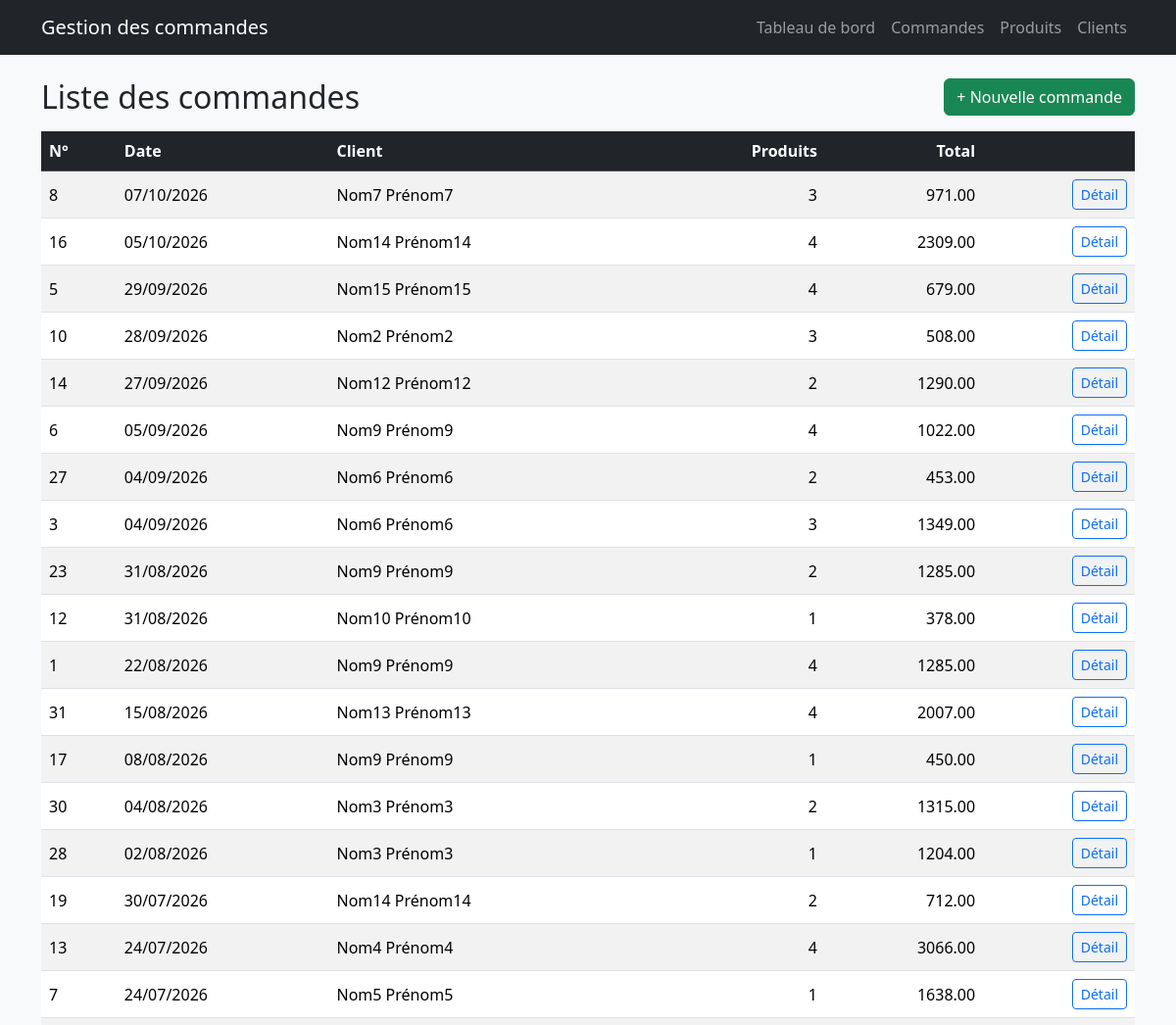
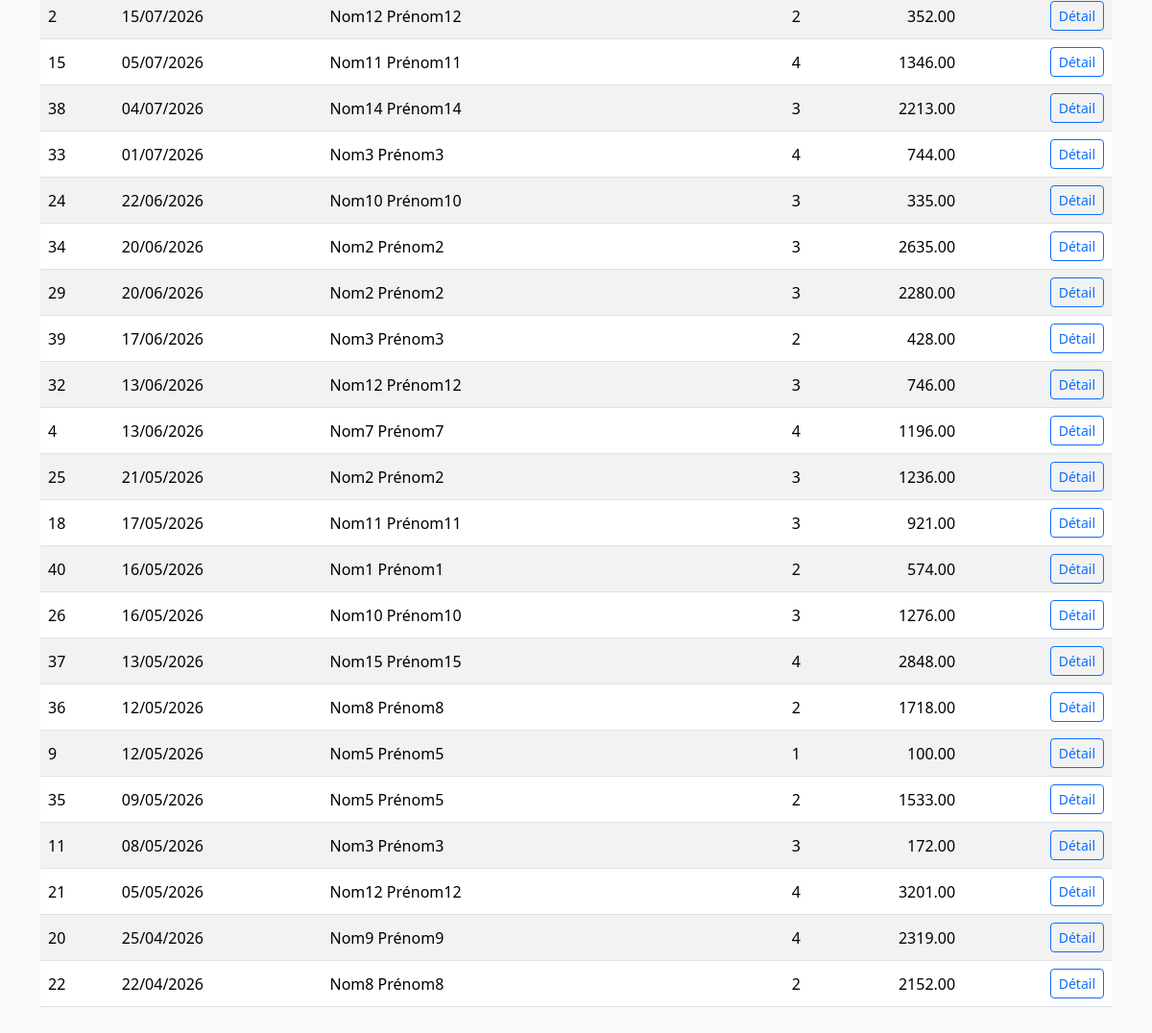
Page /commandes/ on the committed database (2 pictures, top to bottom).
### commandes/models.py (models this page shows, shortened)
class Commande(models.Model):
    idcmd = models.AutoField(primary_key=True)
    datecmd = models.DateField()
    idcli = models.ForeignKey(Client, on_delete=models.CASCADE, related_name="commandes")

class Client(models.Model):
    idcli = models.AutoField(primary_key=True)
    nomcli = models.CharField(max_length=100)
    prenomcli = models.CharField(max_length=100)
    email = models.EmailField()
    photo = models.ImageField(upload_to="clients/", blank=True, null=True)
    idregion = models.ForeignKey(Region, on_delete=models.PROTECT, related_name="clients")
    def __str__(self):
        return f"{self.nomcli} {self.prenomcli}"

### commandes/views.py (the view)
# urls.py: path("commandes/", views.commandes, name="commandes"),
def commandes(request):
    qs = (Commande.objects.select_related("idcli")
          .annotate(nb_lignes=Count("lignes"), total=Sum(CA_VIA_CMD))
          .order_by("-datecmd", "-idcmd"))
    return render(request, "commandes/commandes.html", {"commandes": qs})

### commandes/templates/commandes/commandes.html
{% extends "commandes/base.html" %}
{% block content %}
<div class="d-flex justify-content-between align-items-center mb-3">
  <h2 class="mb-0">Liste des commandes</h2>
  <a class="btn btn-success" href="{% url 'nouvelle_commande' %}">+ Nouvelle commande</a>
</div>
<table class="table table-striped table-hover bg-white align-middle">
  <thead class="table-dark"><tr>
    <th>N°</th><th>Date</th><th>Client</th><th class="text-end">Produits</th><th class="text-end">Total</th><th></th>
  </tr></thead>
  <tbody>
  {% for c in commandes %}
    <tr>
      <td>{{ c.idcmd }}</td><td>{{ c.datecmd|date:"d/m/Y" }}</td><td>{{ c.idcli }}</td>
      <td class="text-end">{{ c.nb_lignes }}</td>
      <td class="text-end">{{ c.total|default:0|floatformat:2 }}</td>
      <td class="text-end"><a class="btn btn-sm btn-outline-primary" href="{% url 'detail_commande' c.idcmd %}">Détail</a></td>
    </tr>
  {% empty %}<tr><td colspan="6" class="text-center text-muted">Aucune commande.</td></tr>
  {% endfor %}
  </tbody>
</table>
{% endblock %}

### rows in the picture
Commande: idcmd "8", datecmd "07/10/2026", idcli "Nom7 Prénom7", nb_lignes "3", total "971.00"
Commande: idcmd "16", datecmd "05/10/2026", idcli "Nom14 Prénom14", nb_lignes "4", total "2309.00"
Commande: idcmd "5", datecmd "29/09/2026", idcli "Nom15 Prénom15", nb_lignes "4", total "679.00"
Commande: idcmd "10", datecmd "28/09/2026", idcli "Nom2 Prénom2", nb_lignes "3", total "508.00"
Commande: idcmd "14", datecmd "27/09/2026", idcli "Nom12 Prénom12", nb_lignes "2", total "1290.00"
Commande: idcmd "6", datecmd "05/09/2026", idcli "Nom9 Prénom9", nb_lignes "4", total "1022.00"
Commande: idcmd "27", datecmd "04/09/2026", idcli "Nom6 Prénom6", nb_lignes "2", total "453.00"
Commande: idcmd "3", datecmd "04/09/2026", idcli "Nom6 Prénom6", nb_lignes "3", total "1349.00"
Commande: idcmd "23", datecmd "31/08/2026", idcli "Nom9 Prénom9", nb_lignes "2", total "1285.00"
Commande: idcmd "12", datecmd "31/08/2026", idcli "Nom10 Prénom10", nb_lignes "1", total "378.00"
Commande: idcmd "1", datecmd "22/08/2026", idcli "Nom9 Prénom9", nb_lignes "4", total "1285.00"
Commande: idcmd "31", datecmd "15/08/2026", idcli "Nom13 Prénom13", nb_lignes "4", total "2007.00"
Commande: idcmd "17", datecmd "08/08/2026", idcli "Nom9 Prénom9", nb_lignes "1", total "450.00"
Commande: idcmd "30", datecmd "04/08/2026", idcli "Nom3 Prénom3", nb_lignes "2", total "1315.00"
Commande: idcmd "28", datecmd "02/08/2026", idcli "Nom3 Prénom3", nb_lignes "1", total "1204.00"
Commande: idcmd "19", datecmd "30/07/2026", idcli "Nom14 Prénom14", nb_lignes "2", total "712.00"
Commande: idcmd "13", datecmd "24/07/2026", idcli "Nom4 Prénom4", nb_lignes "4", total "3066.00"
Commande: idcmd "7", datecmd "24/07/2026", idcli "Nom5 Prénom5", nb_lignes "1", total "1638.00"
Commande: idcmd "2", datecmd "15/07/2026", idcli "Nom12 Prénom12", nb_lignes "2", total "352.00"
Commande: idcmd "15", datecmd "05/07/2026", idcli "Nom11 Prénom11", nb_lignes "4", total "1346.00"
Commande: idcmd "38", datecmd "04/07/2026", idcli "Nom14 Prénom14", nb_lignes "3", total "2213.00"
Commande: idcmd "33", datecmd "01/07/2026", idcli "Nom3 Prénom3", nb_lignes "4", total "744.00"
Commande: idcmd "24", datecmd "22/06/2026", idcli "Nom10 Prénom10", nb_lignes "3", total "335.00"
Commande: idcmd "34", datecmd "20/06/2026", idcli "Nom2 Prénom2", nb_lignes "3", total "2635.00"
Commande: idcmd "29", datecmd "20/06/2026", idcli "Nom2 Prénom2", nb_lignes "3", total "2280.00"
Commande: idcmd "39", datecmd "17/06/2026", idcli "Nom3 Prénom3", nb_lignes "2", total "428.00"
Commande: idcmd "32", datecmd "13/06/2026", idcli "Nom12 Prénom12", nb_lignes "3", total "746.00"
Commande: idcmd "4", datecmd "13/06/2026", idcli "Nom7 Prénom7", nb_lignes "4", total "1196.00"
Commande: idcmd "25", datecmd "21/05/2026", idcli "Nom2 Prénom2", nb_lignes "3", total "1236.00"
Commande: idcmd "18", datecmd "17/05/2026", idcli "Nom11 Prénom11", nb_lignes "3", total "921.00"
Commande: idcmd "40", datecmd "16/05/2026", idcli "Nom1 Prénom1", nb_lignes "2", total "574.00"
Commande: idcmd "26", datecmd "16/05/2026", idcli "Nom10 Prénom10", nb_lignes "3", total "1276.00"
Commande: idcmd "37", datecmd "13/05/2026", idcli "Nom15 Prénom15", nb_lignes "4", total "2848.00"
Commande: idcmd "36", datecmd "12/05/2026", idcli "Nom8 Prénom8", nb_lignes "2", total "1718.00"
Commande: idcmd "9", datecmd "12/05/2026", idcli "Nom5 Prénom5", nb_lignes "1", total "100.00"
Commande: idcmd "35", datecmd "09/05/2026", idcli "Nom5 Prénom5", nb_lignes "2", total "1533.00"
Commande: idcmd "11", datecmd "08/05/2026", idcli "Nom3 Prénom3", nb_lignes "3", total "172.00"
Commande: idcmd "21", datecmd "05/05/2026", idcli "Nom12 Prénom12", nb_lignes "4", total "3201.00"
Commande: idcmd "20", datecmd "25/04/2026", idcli "Nom9 Prénom9", nb_lignes "4", total "2319.00"
Commande: idcmd "22", datecmd "22/04/2026", idcli "Nom8 Prénom8", nb_lignes "2", total "2152.00"
